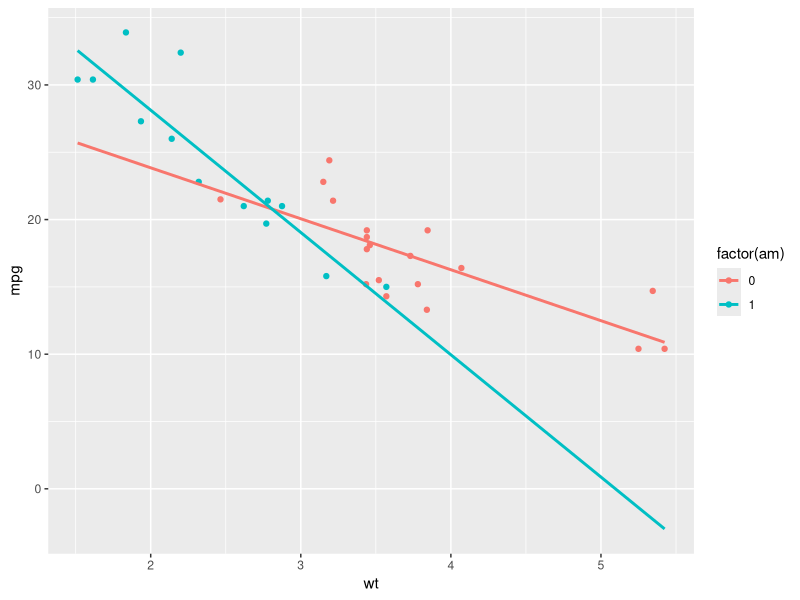
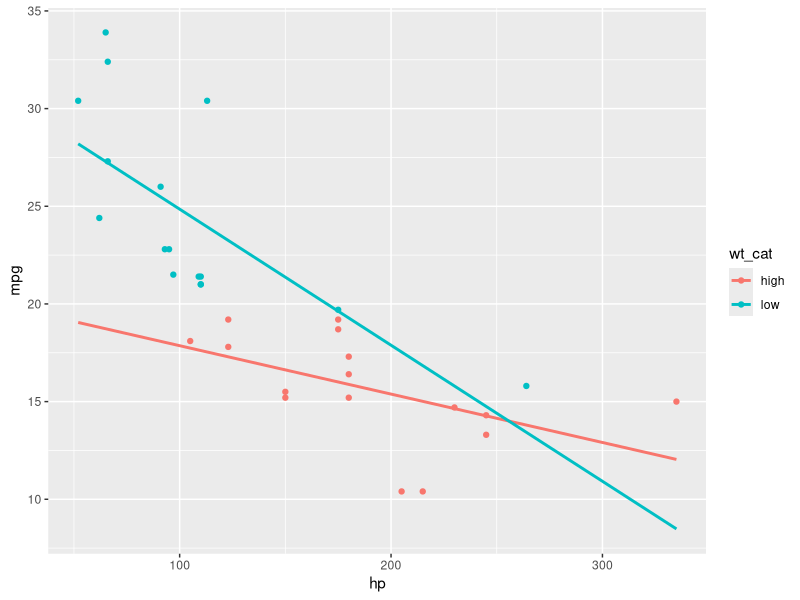

Source code (R) for these figures, in order:
## ---- chunk 1
knitr::opts_chunk$set(echo = TRUE, eval = TRUE, fig.align = "center", warning = F, message = F, R.options=list(max.print=100))

# Edit the file starting below
library(tidyverse)
## ---- chunk 2
summary(aov(weight ~ group, data = PlantGrowth)) 
## ---- chunk 3
options(pillar.sigfig = 6) 
dataset <- PlantGrowth
PlantGrowth_ctrl <- dataset %>% filter(group == "ctrl") %>% summarize(mean(weight))
PlantGrowth_trt1 <- dataset %>% filter(group == "trt1") %>% summarize(mean(weight))
PlantGrowth_trt2 <- dataset %>% filter(group == "trt2") %>% summarize(mean(weight))
PlantGrowth_trt2$`mean(weight)` - PlantGrowth_trt1$`mean(weight)`
## ---- chunk 4
pairwise.t.test(dataset$weight, dataset$group , p.adj="none")
## ---- chunk 5
mymodel <- lm(weight ~ group, data = dataset)
summary(mymodel)
## ---- chunk 6
Yhat = 5.032 - .371*(0) + .494*(1)
## ---- chunk 7
mymodel$fitted.values
## ---- chunk 8
newmodel <- lm(weight ~ relevel(group, ref = "trt1"), data = PlantGrowth)
summary(newmodel)
## ---- chunk 9
model.matrix(mymodel)
## ---- chunk 10
model.matrix(newmodel)
## ---- chunk 11
effect <- matrix(c(-1,1,0,-1,0,1), nrow = 3) 
# Fit a new regression model
mymodel2 <- lm(weight ~ group, data = PlantGrowth, contrasts = list(group = effect))
# Check how the dummy variables were coded
model.matrix(mymodel2)
# Check the output
summary(mymodel2) 
## ---- chunk 12
predict(mymodel2, newdata = data.frame(group = "trt1"))
## ---- chunk 13
mycarmodel <- lm(mpg ~ wt + cyl + hp + factor(am), data = mtcars)
summary(mycarmodel)
## ---- chunk 14
ggplot(mtcars, aes(x = wt, y = mpg, color = factor(am))) +
  geom_point() +
  geom_smooth(method = lm, se = FALSE, fullrange = TRUE)
## ---- chunk 15
mycarmodel2 <- lm(mpg ~ cyl + hp + wt * factor(am), data = mtcars)
summary(mycarmodel2)
## ---- chunk 16
mtcars %>% 
  mutate(wt_cat = case_when(
    wt < median(wt) ~ "low",
    wt >= median(wt) ~ "high")) %>%
  ggplot(aes(x = hp, y = mpg, color = wt_cat)) +
  geom_point() +
  geom_smooth(method = lm, se = FALSE, fullrange = TRUE)
## ---- chunk 17
mycarmodel3 <- lm(mpg ~ cyl + wt * hp + factor(am), data = mtcars)
summary(mycarmodel3)
